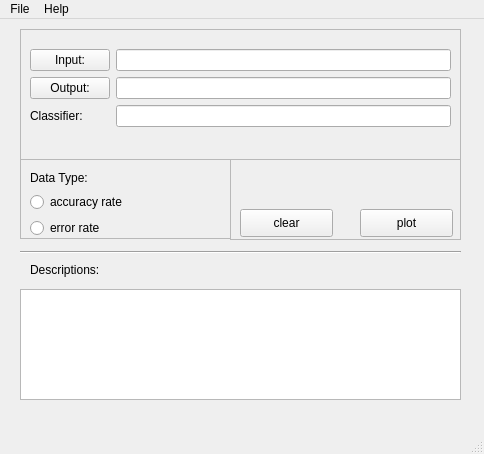
<?xml version="1.0" encoding="UTF-8"?>
<ui version="4.0">
 <class>CcWindow</class>
 <widget class="QMainWindow" name="CcWindow">
  <property name="geometry">
   <rect>
    <x>0</x>
    <y>0</y>
    <width>484</width>
    <height>454</height>
   </rect>
  </property>
  <property name="windowTitle">
   <string>MainWindow</string>
  </property>
  <widget class="QWidget" name="centralwidget">
   <widget class="QFrame" name="frame_file">
    <property name="geometry">
     <rect>
      <x>20</x>
      <y>10</y>
      <width>441</width>
      <height>131</height>
     </rect>
    </property>
    <property name="frameShape">
     <enum>QFrame::StyledPanel</enum>
    </property>
    <property name="frameShadow">
     <enum>QFrame::Raised</enum>
    </property>
    <widget class="QWidget" name="formLayoutWidget">
     <property name="geometry">
      <rect>
       <x>10</x>
       <y>20</y>
       <width>421</width>
       <height>101</height>
      </rect>
     </property>
     <layout class="QFormLayout" name="formLayout">
      <item row="0" column="1">
       <widget class="QLineEdit" name="lineEdit_input"/>
      </item>
      <item row="1" column="1">
       <widget class="QLineEdit" name="lineEdit_output"/>
      </item>
      <item row="0" column="0">
       <widget class="QPushButton" name="pbt_input">
        <property name="text">
         <string>Input:</string>
        </property>
       </widget>
      </item>
      <item row="1" column="0">
       <widget class="QPushButton" name="pbt_output">
        <property name="text">
         <string>Output:</string>
        </property>
       </widget>
      </item>
      <item row="2" column="0">
       <widget class="QLabel" name="label_classifier">
        <property name="text">
         <string>Classifier:</string>
        </property>
       </widget>
      </item>
      <item row="2" column="1">
       <widget class="QLineEdit" name="lineEdit_classifier"/>
      </item>
     </layout>
    </widget>
   </widget>
   <widget class="QFrame" name="frame_dt">
    <property name="geometry">
     <rect>
      <x>20</x>
      <y>140</y>
      <width>211</width>
      <height>80</height>
     </rect>
    </property>
    <property name="frameShape">
     <enum>QFrame::StyledPanel</enum>
    </property>
    <property name="frameShadow">
     <enum>QFrame::Raised</enum>
    </property>
    <widget class="QWidget" name="layoutWidget">
     <property name="geometry">
      <rect>
       <x>10</x>
       <y>10</y>
       <width>133</width>
       <height>69</height>
      </rect>
     </property>
     <layout class="QVBoxLayout" name="verticalLayout">
      <item>
       <widget class="QLabel" name="label_dt">
        <property name="text">
         <string>Data Type:</string>
        </property>
       </widget>
      </item>
      <item>
       <widget class="QRadioButton" name="rbt_ar">
        <property name="text">
         <string>accuracy rate</string>
        </property>
       </widget>
      </item>
      <item>
       <widget class="QRadioButton" name="rbt_er">
        <property name="text">
         <string>error rate</string>
        </property>
       </widget>
      </item>
     </layout>
    </widget>
   </widget>
   <widget class="QFrame" name="frame_plot">
    <property name="geometry">
     <rect>
      <x>230</x>
      <y>140</y>
      <width>231</width>
      <height>81</height>
     </rect>
    </property>
    <property name="frameShape">
     <enum>QFrame::StyledPanel</enum>
    </property>
    <property name="frameShadow">
     <enum>QFrame::Raised</enum>
    </property>
    <widget class="QPushButton" name="pbt_plot">
     <property name="geometry">
      <rect>
       <x>130</x>
       <y>50</y>
       <width>93</width>
       <height>28</height>
      </rect>
     </property>
     <property name="text">
      <string>plot</string>
     </property>
    </widget>
    <widget class="QPushButton" name="pbt_clear">
     <property name="geometry">
      <rect>
       <x>10</x>
       <y>50</y>
       <width>93</width>
       <height>28</height>
      </rect>
     </property>
     <property name="text">
      <string>clear</string>
     </property>
    </widget>
   </widget>
   <widget class="Line" name="line_h1">
    <property name="geometry">
     <rect>
      <x>20</x>
      <y>223</y>
      <width>441</width>
      <height>20</height>
     </rect>
    </property>
    <property name="orientation">
     <enum>Qt::Horizontal</enum>
    </property>
   </widget>
   <widget class="QLabel" name="label_des">
    <property name="geometry">
     <rect>
      <x>30</x>
      <y>240</y>
      <width>121</width>
      <height>21</height>
     </rect>
    </property>
    <property name="text">
     <string>Descriptions:</string>
    </property>
   </widget>
   <widget class="QTextEdit" name="textEdit_des">
    <property name="geometry">
     <rect>
      <x>20</x>
      <y>270</y>
      <width>441</width>
      <height>111</height>
     </rect>
    </property>
   </widget>
  </widget>
  <widget class="QMenuBar" name="menubar">
   <property name="geometry">
    <rect>
     <x>0</x>
     <y>0</y>
     <width>484</width>
     <height>26</height>
    </rect>
   </property>
   <widget class="QMenu" name="menufile">
    <property name="title">
     <string>File</string>
    </property>
    <addaction name="actionopen"/>
    <addaction name="separator"/>
    <addaction name="actionexit"/>
   </widget>
   <widget class="QMenu" name="menuhelp">
    <property name="title">
     <string>Help</string>
    </property>
    <addaction name="actionHTC_Homepage"/>
    <addaction name="separator"/>
    <addaction name="actionstyle_requirement"/>
   </widget>
   <addaction name="menufile"/>
   <addaction name="menuhelp"/>
  </widget>
  <widget class="QStatusBar" name="statusbar"/>
  <action name="actionopen">
   <property name="text">
    <string>open</string>
   </property>
  </action>
  <action name="actionexit">
   <property name="text">
    <string>exit</string>
   </property>
  </action>
  <action name="actionHTC_Homepage">
   <property name="text">
    <string>HTC Homepage</string>
   </property>
  </action>
  <action name="actionstyle_requirement">
   <property name="text">
    <string>style requirements</string>
   </property>
  </action>
 </widget>
 <resources/>
 <connections/>
</ui>
